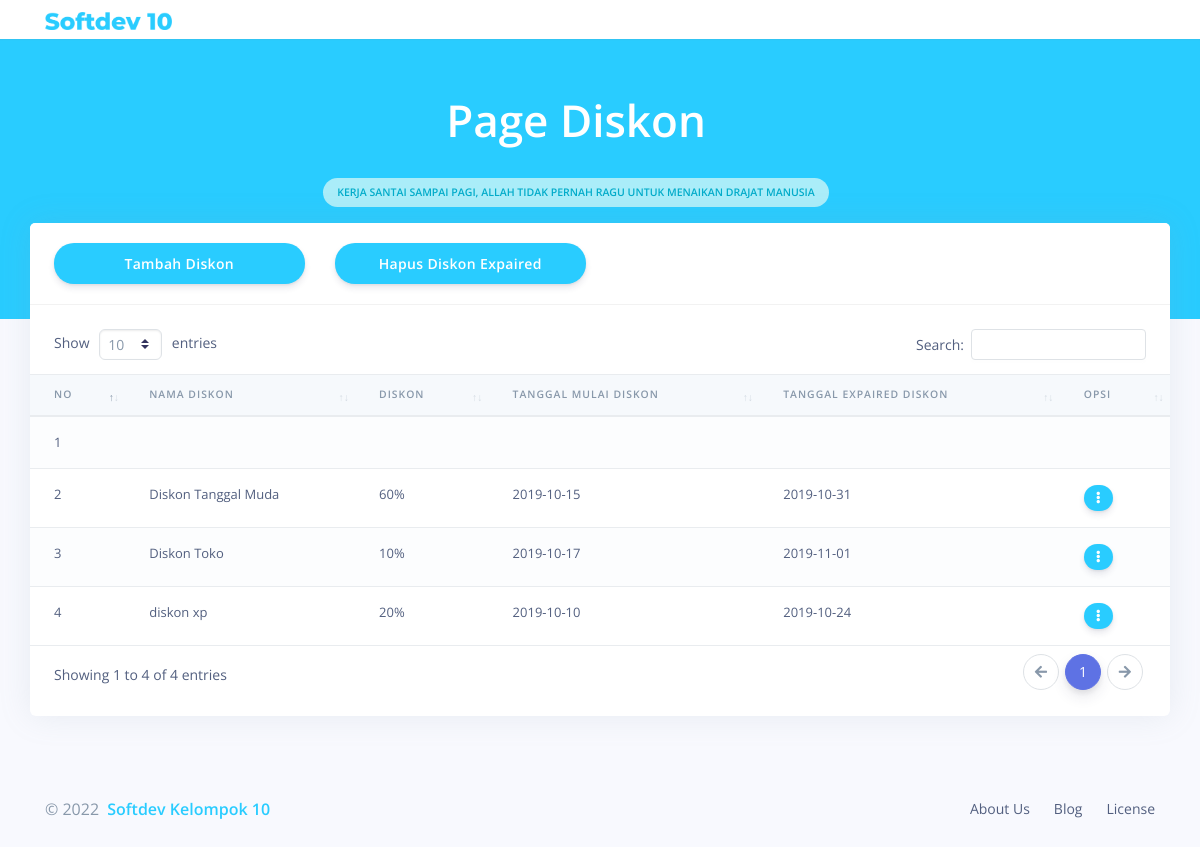
Page /index.php/admin/diskon on the committed database.
### tables this page shows
CREATE TABLE `tbl_diskon` (
  `diskon_id` int(11) NOT NULL,
  `nama_diskon` varchar(100) DEFAULT NULL,
  `a_diskon` int(11) DEFAULT NULL,
  `mulai_diskon` date DEFAULT NULL,
  `exp_diskon` date DEFAULT NULL
);

### application/controllers/admin/diskon.php (called while the page is built, shortened)
<?php
class Diskon extends CI_Controller{
	function __construct(){
		$this->load->model('m_diskon');
		$this->load->model('m_menu');
		$this->load->model('m_pelanggan');
		$this->load->model('m_order');
	}
	function index(){
		$kode=$this->session->userdata('kopel');
		$x = array(
					'judul' 		=> 'Page Diskon',
					'title' 		=> 'Allah tidak pernah ragu untuk menaikan drajat manusia',
					'member' 		=> $this->m_pelanggan->get_pelanggan_login($kode),
					'data'	   		=> $this->m_menu->all(),
					'no_diskon'		=> $this->m_menu->get_no_diskon(),
					'tbl_diskon'	=> $this->m_diskon->get_diskon(),
					'limit'	    	=> $this->m_menu->get_limit(),
					'limit_max'		=> $this->m_menu->get_limit_max(),
					'diskon'		=> $this->m_diskon->expired_diskon()
				);
		$this->load->view('autoload/header',$x);
		$this->load->view('admin/v_diskon');
		$this->load->view('autoload/footer');
	}
}

### index.php (called while the page is built, shortened)
<?php
require_once BASEPATH.'core/CodeIgniter.php';

### application/models/M_diskon.php (called while the page is built, shortened)
<?php
class M_diskon extends CI_Model{
	function get_diskon(){
		$hsl=$this->db->query("SELECT * FROM tbl_diskon");
		return $hsl;
	}
}

### application/views/admin/v_diskon.php (the view, shortened to what this page needs)
<div class="main-content">
<div class="header pt-5 pb-7">
  <div class="container">
    <div class="header-body text-center">
          <div class="pr-5">
            <h1 class="display-2 font-weight-bold text-white"><?=$judul ?></h1>
            <p class="mt-4 text-white display-5">
             <span class="badge badge-pill badge-info badge-lg">Kerja Santai sampai Pagi, <?php echo ucfirst($title) ?> </span>
           </p>
      </div>
    </div>
  </div>
</div>
   <div class="container-fluid mt--7">
 <div class="row">
   <div class="col-12">
     <div class="card">
       <div class="card-header">
         <div class="row">
           <div class="col-3">
             <button data-toggle="modal" data-target="#modal_add_diskon" class="btn btn-primary btn-block">Tambah Diskon</button>
           </div>
           <div class="col-3">
             <a href="<?=base_url().'exp-auto' ?>" class="btn btn-primary btn-block" data-toggle="notify" data-placement="top" data-align="center" data-type="default" data-icon="ni ni-bell-55">Hapus Diskon Expaired</a>
           </div>
         </div>
       </div>
       <div class="table-responsive py-4">
         <table id="basic-datatable" class="table nowrap table-striped">
           <thead class="thead-light">
             <tr>
             <th>No</th>
             <th>Nama Diskon</th>
             <th>Diskon</th>
             <th>Tanggal Mulai Diskon</th>
             <th>Tanggal Expaired Diskon</th>
             <th>opsi</th>
             </tr>
           </thead>
           <tbody>
             <?php
             $no = 1;
         foreach ($tbl_diskon->result_array() as $a) {
         ?>
           <tr>
             <td><?=$no++ ?></td>
             <td><?=$a['nama_diskon'] ?></td>
             <td>
               <?php if ($a['a_diskon'] == False){ ?>
               <?php }else{ ?>
               <?=$a['a_diskon'] ?>%
               <?php } ?>
             </td>
             <td><?=$a['mulai_diskon'] ?></td>
             <td><?=$a['exp_diskon'] ?></td>
             <td>
               <?php if ($a['a_diskon'] == False){ ?>
               <?php }else{ ?>
                <div class="dropdown">
                   <a class="btn btn-primary btn-block btn-sm" href="#" role="button" data-toggle="dropdown" aria-haspopup="true" aria-expanded="false">
                     <i class="fas fa-ellipsis-v"></i>
                   </a>
                 </div>
               <?php  } ?>
             </td>
           </tr>
         <?php   } ?>
           </tbody>
         </table>
       </div>
     </div>
   </div>
 </div>

### application/views/autoload/header.php (style rules this page uses)
.header { background: #29CCFF; }
.btn { background: #29CCFF; border-radius: 20px; border: #FFFFFF; }

### application/views/admin/v_diskon.php (style rules this page uses)
.header { background: #29CCFF; }
.btn { background: #29CCFF; border-radius: 20px; border: #FFFFFF; }

### application/views/autoload/footer.php (style rules this page uses)
a { color: #29CCFF; }
.btn { background: #29CCFF; border-radius: 20px; border: #FFFFFF; }

### rows in the picture
tbl_diskon: nama_diskon "Diskon Tanggal Muda", a_diskon "60", mulai_diskon "2019-10-15", exp_diskon "2019-10-31"
tbl_diskon: nama_diskon "Diskon Toko", a_diskon "10", mulai_diskon "2019-10-17", exp_diskon "2019-11-01"
tbl_diskon: nama_diskon "diskon xp", a_diskon "20", mulai_diskon "2019-10-10", exp_diskon "2019-10-24"

### other values in the picture
$judul "Page Diskon"
$title "ALLAH TIDAK PERNAH RAGU UNTUK MENAIKAN DRAJAT MANUSIA"
